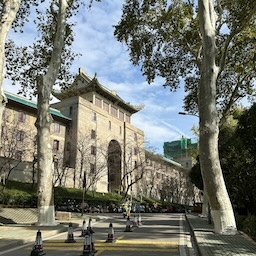
#> input picture Homework2/figures-2/p5.jpg, 256 x 256 px
$ jupyter execute Homework2-Part2.ipynb
#> lines starting #> are read from the running program, lines starting #| are printed output that depends on the picture
### A Load Images

[cell 1]
from PIL import Image
import matplotlib.pyplot as plt
import numpy as np
import os

def compute_cor(S1, S2):
    N = S1.size
    cor = 0
    for i in range(S1.shape[0]):
        for j in range(S1.shape[1]):
            cor += S1[i, j] * S2[i, j]
    cor /= N
    return cor

figures_dir  = os.path.join(".", "figures-2")
# file_name = 'hyz'
file_name = "p5"
# file_name = "pepper"
image = Image.open(os.path.join(figures_dir, f"{file_name}.jpg")).convert('L')  # 'L' means the gray scale
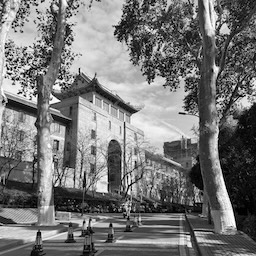
#> image: PIL image 256x256 L; min 0, max 255, mean 118.1
I_luminance = np.array(image)
print("Image size: ", I_luminance.size)
#| Image size:  65536
print("Image shape: ", I_luminance.shape)
#| Image shape:  (256, 256)
H, W = I_luminance.shape
#> H = 256; W = 256


# Plotting
plt.imshow(I_luminance, cmap='gray')  # show the image
plt.axis('off')     # turn down the axis
# [5 lines of commented-out code are left out]
plt.show()

### B Zero-mean

[cell 2]
mean_val = np.mean(I_luminance)
#> mean_val = 118.1

I_luminance = I_luminance-mean_val

plt.imshow(I_luminance, cmap='gray')  # show the image
plt.axis('off')     # turn down the axis
plt.colorbar()
plt.show()
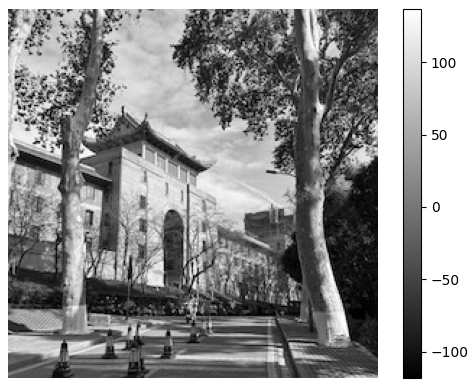
#> figure drawn by matplotlib, 2 panels

### C Neighboring Pixels

[cell 3]
def cal_corr_d(S,d):
    width, height = S.shape
    R_S = 0

    total_N = 0
    for y in range(height):
        for x in range(width-d):
            R_S += S[y,x] * S[y,x+d]
        total_N += 1
    R_S /= total_N
    return R_S


# [15 lines of commented-out code are left out]

d_list = np.arange(0,I_luminance.shape[1]-1,1)
#> d_list = 255 values from 0 to 254
R_S_list = np.array([cal_corr_d(I_luminance,d) for d in d_list])
#> after the loop in cal_corr_d, `for y in range(height):`: R_S = 301796275.8; total_N = 256
#> in cal_corr_d, `R_S /= total_N`: R_S = 1178891.7

plt.plot(d_list, R_S_list)
# plt.yscale('log')
plt.axhline(y=0, color='gray', linestyle='--')
# plt.axvline(x=114.5, color='r', linestyle='--')
plt.xlabel('$d$ (pixel)')
plt.ylabel('$R^S(d)$ (log scale)')
plt.title('Spatial Correlation $R^S(d)$ vs. Distance $d$')

# [10 lines of commented-out code are left out]

[cell 4]
def cal_corr_d_prime(S,d):
    width, height = S.shape
    R_S = 0

    total_N = 0
    for y in range(height):
        for x in range(width):
            if x + d < width:
                R_S += S[y,x] * S[y,x+d]
                continue
            else:
                R_S += S[y,x] * S[y,2*width - (x + d)-1]
            total_N += 1
    R_S /= total_N
    return R_S

d_list = np.arange(0,I_luminance.shape[1]-1,1)
R_S_list_prime = np.array([cal_corr_d_prime(I_luminance,d) for d in d_list])

plt.plot(d_list, R_S_list_prime)
# plt.yscale('log')
plt.axhline(y=0, color='gray', linestyle='--')
# plt.axvline(x=114.5, color='r', linestyle='--')
plt.xlabel('$d$ (pixel)')
plt.ylabel('$R^S(d)$ (log scale)')
plt.title('Spatial Correlation $R^S(d)$ vs. Distance $d$')

plt.savefig(os.path.join(figures_dir, "spatial_correlation_vs_distance_prime.pdf"),
            bbox_inches='tight',  # 紧贴内容裁剪
            pad_inches=0.1,         # 去掉额外留白
            )

**As distance $d$ increase, the *approximate* spatial correlation $R^S(d)$ decreases very queickly.**

It can be seen that, as distance $d$ of pixels increase, the approximate spatial correlation $R^S(d)$ between them decreases very queickly, roughly exponentially. For some $d$ there are even negative correltion, which might due to the limited data sample of the image and the specific features in this image. It indicates that pixels far away from each other tend to be less correlated, which is reasonable as the features in natural images are usually locally continuous.

### D-E Fourier waves in any directions

[cell 5]
F_I = np.fft.fft2(I_luminance)
F_I_shift = np.fft.fftshift(F_I)  # shift the zero-frequency component to the center
magnitude_matrix = np.abs(F_I_shift)
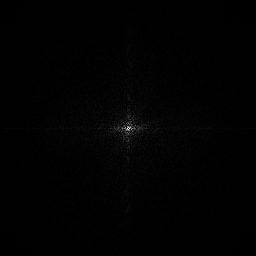
#> magnitude_matrix: shape (256, 256) float64; min 0, max 881127.8, mean 7993.3; drawn with min black and max white
magnitude_log_matrix = np.log1p(magnitude_matrix)
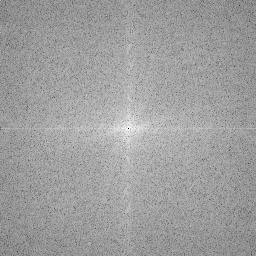
#> magnitude_log_matrix: shape (256, 256) float64; min 0, max 13.69, mean 8.53; drawn with min black and max white
shape_F_I = F_I_shift.shape
print("Magnitude matrix shape: ", magnitude_log_matrix.shape)
#| Magnitude matrix shape:  (256, 256)

[cell 6]
I_back = np.fft.ifft2(np.fft.ifftshift(F_I_shift)).real
plt.imshow(I_back, cmap='gray')  # show the image
# plt.colorbar()
plt.axis('off')     # turn down the axis
plt.title('Reconstructed Image from Inverse FFT')
# plt.savefig(os.path.join(figures_dir, "reconstructed_image_from_inverse_fft.pdf"),
#             bbox_inches='tight',  # 紧贴内容裁剪
#             pad_inches=0.1,         # 去掉额外留白
#             )

[cell 7]
# plot the magnitude spectrum of the Fourier transform

def plot_magnitude_spectrum(magnitude_log_matrix, save_fig=False, filename="requency_spectrum.pdf"):
    shape = magnitude_log_matrix.shape
    plt.figure(figsize=(8,6))
    plt.imshow(magnitude_log_matrix, extent = [-shape[1],shape[1], -shape[0], shape[0]])  # show the image
            #    xmin=-magnitude_log_matrix.shape[1],xmax=magnitude_log_matrix.shape[1], ymin=-magnitude_log_matrix.shape[0], ymax=magnitude_log_matrix.shape[0]
    plt.xlabel("$k_x$", fontsize=14)
    plt.ylabel("$k_y$", fontsize=14)
    plt.title("$\\log|\\mathcal{S}(k)|$", fontsize=14)
    plt.colorbar()
    if save_fig:
        plt.savefig(os.path.join(figures_dir, filename),
            bbox_inches='tight',  # 紧贴内容裁剪
            pad_inches=0.1,         # 去掉额外留白
            )
    plt.show()

plot_magnitude_spectrum(magnitude_log_matrix, save_fig=False)

[cell 8]
# Compute the magnitude matrix K out of k_x and k_y
# the frquency components used along x and y directions

def get_ff_coordinate_matrix(shape):
    ''' Get the frequency coordinate matrix K from the shape of the input matrix'''
    W, H = shape
    kx = np.fft.fftshift(np.fft.fftfreq(W))
    ky = np.fft.fftshift(np.fft.fftfreq(H))

    K = np.zeros((H, W))
    for i in range(H):
        for j in range(W):
            K[i, j] = np.sqrt(kx[j]**2 + ky[i]**2)
    return K


def plot_power_vs_k(magnitude_matrix, k_scale=1e7, save_fig=False, filename=None, xvline=None):

    K = get_ff_coordinate_matrix(magnitude_matrix.shape)

    # compute the corresponding flattened lists
    k_list = K.flatten()
    power_list = (magnitude_matrix ** 2).flatten()

    # compute the average magnitude for each unique k
    unique_k = np.unique(k_list)
    avg_powers = []
    for k in unique_k:
        indices = np.where(k_list == k)
        avg_power = np.mean(power_list[indices])
        avg_powers.append(avg_power)
    k_square_reverse = np.array([1/(k**2) for k in unique_k if k != 0])
    k_square_reverse *= k_scale  # scale for better visualization

    # plot
    plt.scatter(k_list, power_list, s=1, alpha=0.5, color='gray', rasterized=True)
    plt.xlabel("$|k|$", fontsize=14)
    plt.ylabel("$|\\mathcal{S}(k)|^2$", fontsize=14)
    plt.yscale('log')
    plt.xscale('log')
    plt.title("$|\\mathcal{S}(k)|^2$ and $\\sim 1/k^2$ (red) vs. $|k|$", fontsize=14)
    if xvline is not None:
        plt.axvline(x=xvline, color='blue', linestyle='--')
        plt.text(xvline*1.1, max(power_list)/10, f'$k_{{low}}\\approx{xvline}$', color='blue')

    # average magnitude plot
    plt.plot(unique_k, avg_powers, color='green', label='Average Magnitude', zorder=2, alpha=0.6, linestyle='--')
    # 1/k^2 plot
    plt.plot(unique_k[1:], k_square_reverse, marker='None', color='red', linestyle='--', zorder=3)
    plt.text(unique_k[len(unique_k)//1000], max(k_square_reverse)/1000, '$\\sim 1/k^2$', color='red')

    if save_fig:
        if filename is None:
            filename = "power_vs_k.pdf"
        plt.savefig(os.path.join(figures_dir, filename),
            bbox_inches='tight',  # 紧贴内容裁剪
            pad_inches=0.1,         # 去掉额外留白
            )

    plt.show()

[cell 9]
plot_power_vs_k(magnitude_matrix, k_scale=1e7, save_fig=False)

### F Adding noise

[cell 10]
N_max = 100
noise_matrix = np.random.randint(-N_max, N_max, I_luminance.shape)
I_noisy = I_luminance + noise_matrix
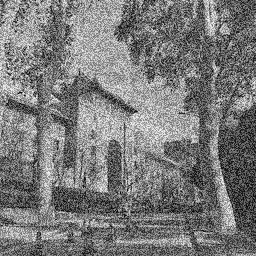
#> I_noisy: shape (256, 256) float64; min -218.1, max 234.9, mean -0.3; drawn with min black and max white
plt.imshow(I_noisy, cmap='gray')  # show the image
plt.axis('off')     # turn down the axis
# plt.colorbar()
plt.title(f'Noisy image with random noise ($N_{{max}}$={N_max})')

# plt.savefig(os.path.join(figures_dir, f"Noisy_image.pdf"),
#             bbox_inches='tight',  # 紧贴内容裁剪
#             pad_inches=0.1,         # 去掉额外留白
#             )
plt.show()

[cell 11]
F_I_noisy = np.fft.fft2(I_noisy)
F_I_shift_noisy = np.fft.fftshift(F_I_noisy)  # shift the zero-frequency component to the center
noisy_magnitude_matrix = np.abs(F_I_shift_noisy)
noisy_magnitude_log_matrix = np.log1p(noisy_magnitude_matrix)
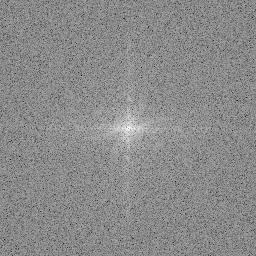
#> noisy_magnitude_log_matrix: shape (256, 256) float64; min 4.47, max 13.66, mean 9.47; drawn with min black and max white
shape_F_I = F_I_shift_noisy.shape
print("Magnitude matrix shape: ", noisy_magnitude_log_matrix.shape)
#| Magnitude matrix shape:  (256, 256)

[cell 12]
plot_magnitude_spectrum(noisy_magnitude_log_matrix,
                        # save_fig=True, filename="frequency_spectrum_noisy.pdf"
                        )

[cell 13]
plot_power_vs_k(noisy_magnitude_matrix, k_scale=1e7,
                save_fig=False, filename="power_vs_k_noisy.pdf",
                xvline=1.5e-1)

**With random noise, the frequency spectrum doesn't show clear `x' pattern along the zero frequency axes, and the power at high frequency $k$ doesn't decrease along $1/k^2$ as expected**

### G Gain control

[cell 14]
# [6 lines of commented-out code are left out]

def get_gain(k, k_o=1e-8, k_low=0.2):
    return (np.abs(k) + k_o) * np.exp(- (np.abs(k)**2 / k_low**2))

def get_gain_matrix(shape, k_o=1e-8, k_low=0.2):
    K_noise = get_ff_coordinate_matrix(shape)

    get_gain_vec = np.vectorize(get_gain)
    gain_matrix = get_gain_vec(K_noise, k_o=k_o, k_low=k_low)
    return gain_matrix

def output_with_gain_control(F_I_shift_noisy,k_o=1e-8, k_low=0.2,
                             plot_fig=True, title="Denoised Image after Frequency Filtering",
                             save_fig=False, filename=None):

    K_noise = get_ff_coordinate_matrix(F_I_shift_noisy.shape)

    gain_matrix = get_gain_matrix(F_I_shift_noisy.shape, k_o=k_o, k_low=k_low)

    Output_F_I_shift = F_I_shift_noisy * gain_matrix # element-wise multiplication

    I_denoised = np.fft.ifft2(np.fft.ifftshift(Output_F_I_shift)).real
    if plot_fig:
        plt.imshow(I_denoised, cmap='gray')  # show the image
        plt.axis('off')     # turn down the axis
        plt.title(title)
        if save_fig:
            if filename is None:
                filename = "output_image_gain_control.pdf"
            plt.savefig(os.path.join(figures_dir, filename),
                bbox_inches='tight',  # 紧贴内容裁剪
                pad_inches=0.1,         # 去掉额外留白
                )
        plt.show()

output_with_gain_control(F_I_shift_noisy, k_o=1e-8, k_low=0.15,
                         title="$\\mathcal{O}$ after optimal $k_{low}$",
                        #  save_fig=True,
                        #  filename="output_image_optimal_gain_control.pdf"
                         )

_ = output_with_gain_control(F_I_shift_noisy, k_o=1e-8, k_low=1,
                         title="$\\mathcal{O}$ after higher-pass",
                         save_fig=False,
                         filename="output_image_higher-pass_gain_control.pdf")
_ = output_with_gain_control(F_I_shift_noisy, k_o=1e-8, k_low=3e-2,
                         title="$\\mathcal{O}$ after lower-pass",
                         save_fig=False,
                         filename="output_image_lower-pass_gain_control.pdf")
#> call 3 of output_with_gain_control, with F_I_shift_noisy = array of shape (256, 256), k_o = 1e-08, k_low = 0.03, plot_fig = True, title = '$\\mathcal{O}$ after lower-pass', save_fig = False, filename = 'output_image_lower-pass_gain_control.pdf'
#> in output_with_gain_control (call 3), `I_denoised = np.fft.ifft2(np.fft.ifftshift(Output_F_I_shift)).real`:
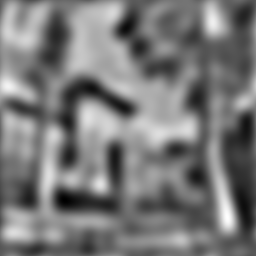
#> I_denoised: shape (256, 256) float64; min -1.29, max 1.42, mean -2.6e-09; drawn with min black and max white

### G-prime Power vs. k

[cell 15]
k_low = 0.15    # optimal k_low where S/N=1

gain_matrix = get_gain_matrix(F_I_shift_noisy.shape, k_o=1e-8, k_low=k_low)
K_noise = get_ff_coordinate_matrix(F_I_shift_noisy.shape)

# compute the corresponding flattened lists
k_list = K_noise.flatten()
gain_list = (gain_matrix).flatten()

# compute the average magnitude for each unique k
unique_k = np.unique(k_list)
avg_gains = []
for k in unique_k:
    indices = np.where(k_list == k)
    avg_gain = np.mean(gain_list[indices])
    avg_gains.append(avg_gain)
# plot
plt.scatter(k_list, gain_list, s=1, alpha=0.5, color='gray', rasterized=True)
plt.yscale('log')
plt.xscale('log')
plt.ylabel("$g(k)$", fontsize=14)
plt.xlabel("Frequency $|k|$", fontsize=14)
# plt.title("The optimal gain $g_k$ versus $k$")

plt.axvline(x=k_low, color='blue', linestyle='--', label='$k_{low}$')
plt.text(k_low*1.1, max(gain_list)/50, f'$k_{{low}}={k_low}$', color='blue')

# plt.savefig(os.path.join(figures_dir, "opt_gain_vs_k.pdf"),
#             bbox_inches='tight',  # 紧贴内容裁剪
#             pad_inches=0.1,         # 去掉额外留白
#             )
plt.show()

### H Fourier transform the gain control function

[cell 16]
# test, to show the heatmap of gain directly
# plt.imshow(np.log(gain_matrix), cmap='gray')
# plt.colorbar()

gain_matrix = get_gain_matrix(F_I_shift_noisy.shape, k_o=1e-8, k_low=0.2)

from matplotlib.colors import LogNorm
plt.imshow(gain_matrix, extent = [-gain_matrix.shape[1], gain_matrix.shape[1], -gain_matrix.shape[0], gain_matrix.shape[0]],
        #    norm=LogNorm(vmin=gain_matrix[gain_matrix>0].min(),
                                     vmax=gain_matrix.max(),
                                     cmap='viridis'
                                     )
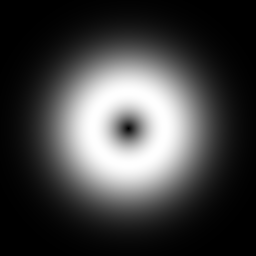
#> gain_matrix: shape (256, 256) float64; min 1e-08, max 0.0858, mean 0.0222; drawn with min black and max white
plt.title("$g(k)$ ", fontsize=14)
plt.xlabel("$k_x$", fontsize=14)
plt.ylabel("$k_y$", fontsize=14)
plt.colorbar()
# plt.savefig(os.path.join(figures_dir, "gain_matrix_heatmap.pdf"),
#                 bbox_inches='tight',  # 紧贴内容裁剪
#                 pad_inches=0.1)         # 去掉额外留白
plt.show()
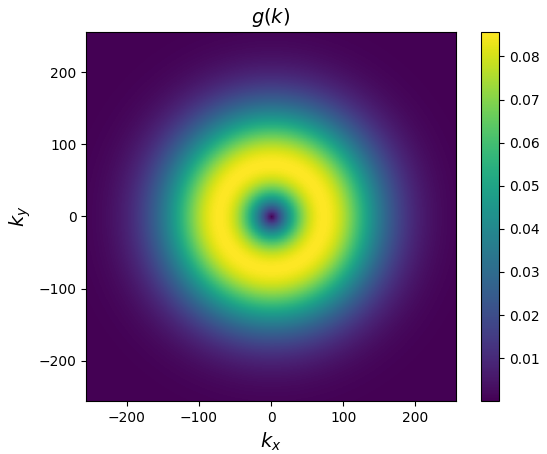
#> figure drawn by matplotlib, 2 panels

[cell 17]
def plot_ifft_gain_matrix(gain_matrix, k_low, title=None, save_fig=False, filename="receptive_field_gain_matrix.pdf"):
    kernel = np.fft.ifft2(np.fft.ifftshift(gain_matrix)).real
    kernel = np.fft.fftshift(kernel)
    plt.imshow(kernel, cmap='bwr')
    plt.title(f"Spatial RF ($k_{{low}}$={k_low})")
    plt.colorbar()
    plt.axis('off')
    if save_fig:
        if filename is None:
            filename = f"ifft_gain_matrix_k_low_{k_low}.pdf"
        plt.savefig(os.path.join(figures_dir, filename),
                bbox_inches='tight',  # 紧贴内容裁剪
                pad_inches=0.1)         # 去掉额外留白
    plt.show()


gain_matrix = get_gain_matrix(F_I_shift_noisy.shape, k_o=1e-8, k_low=0.2)
plot_ifft_gain_matrix(gain_matrix, 0.15, save_fig=False, filename="receptive_field_gain_matrix_k_low_0.15.pdf")

Different $k_{low}$

[cell 18]
k_low_list = [0.02, 0.01, 0.005]
for k_low in k_low_list:
    gain_matrix = get_gain_matrix(F_I_shift_noisy.shape, k_o=1e-8, k_low=k_low)
    plot_ifft_gain_matrix(gain_matrix, k_low,save_fig=False, filename=f"receptive_field_gain_matrix_k_low_{k_low}.pdf")
#> this loop made 3 passes
#> pass 2, in plot_ifft_gain_matrix (call 3), `plt.show()`:
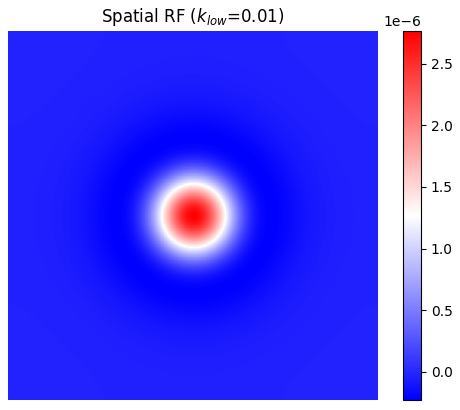
#> figure drawn by matplotlib, 2 panels
